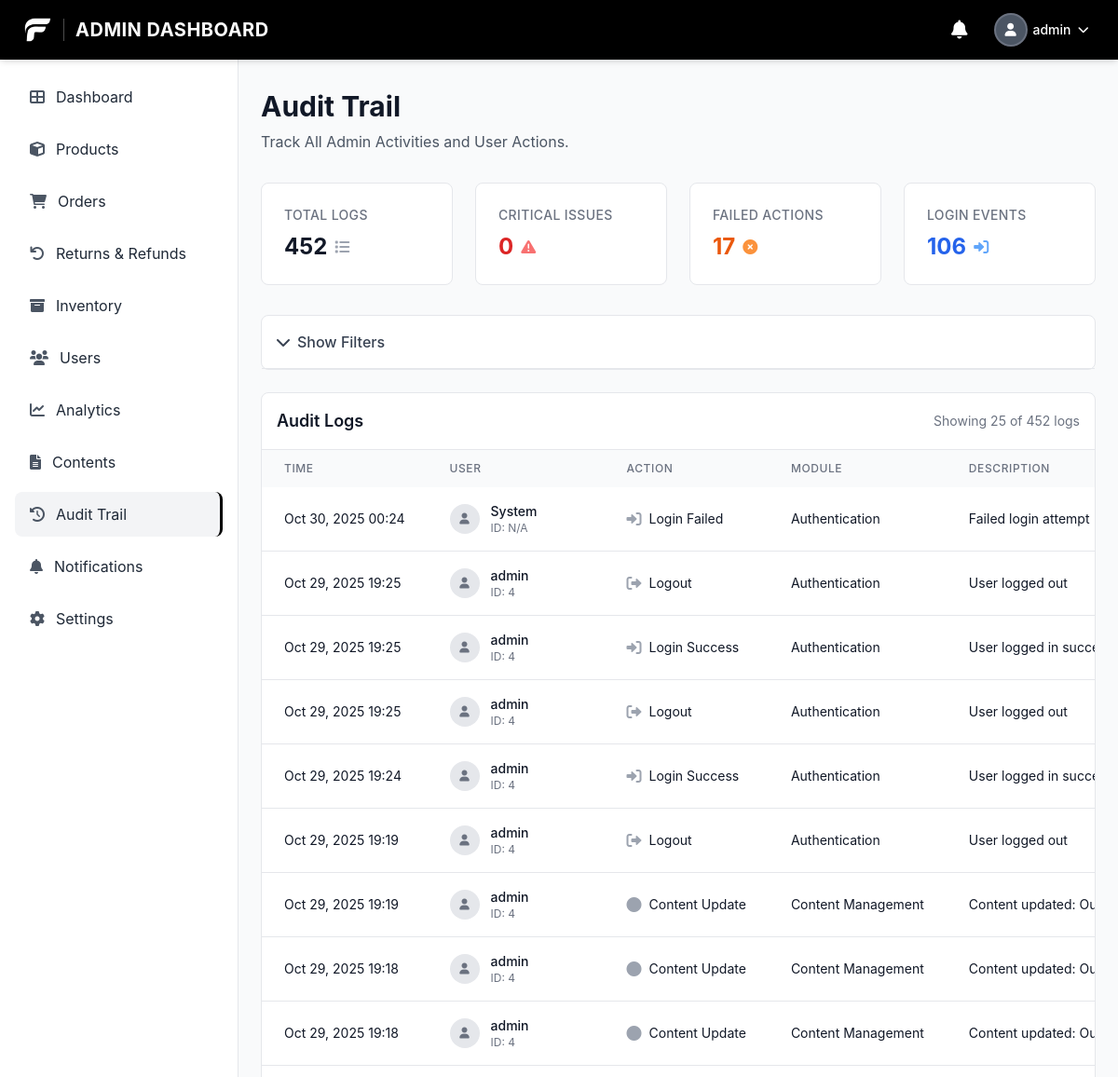
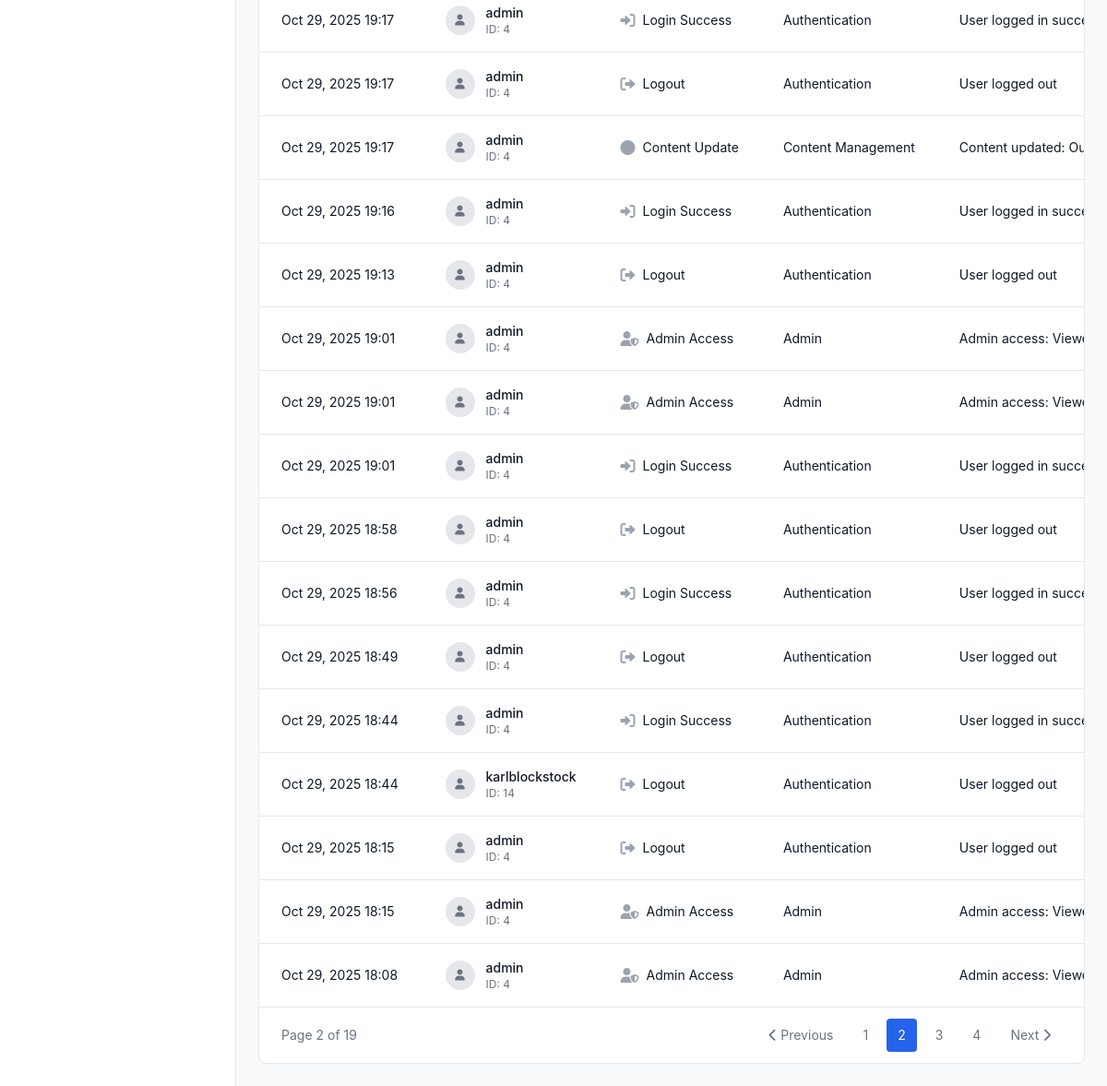
Page /admin/audit_logs.php?page=2 (signed in) on the committed database (2 pictures, top to bottom).
### tables this page shows
CREATE TABLE `audit_logs` (
  `audit_id` bigint(20) UNSIGNED NOT NULL,
  `user_id` bigint(20) UNSIGNED DEFAULT NULL COMMENT 'ID of the user who performed the action',
  `username` varchar(100) DEFAULT NULL COMMENT 'Username for quick reference',
  `action_type` enum('login_success','login_failed','logout','password_change','password_reset_request','password_reset_complete','profile_update','user_create','user_update','user_delete','user_status_change','product_create','product_update','product_delete','product_status_change','inventory_adjustment','order_create','order_update','order_status_change','order_cancel','order_refund','payment_process','payment_refund','promo_create','promo_update','promo_delete','promo_status_change','category_create','category_update','category_delete','subcategory_create','subcategory_update','subcategory_delete','shipping_fee_update','system_settings_change','admin_access','data_export','data_import','content_create','content_update','content_delete','content_archive','content_publish','other') NOT NULL COMMENT 'Type of action performed',
  `module` varchar(50) NOT NULL COMMENT 'Module/feature where action occurred (e.g., users, products, orders)',
  `description` text NOT NULL COMMENT 'Detailed description of the action',
  `old_values` longtext DEFAULT NULL COMMENT 'JSON of old values before change',
  `new_values` longtext DEFAULT NULL COMMENT 'JSON of new values after change',
  `ip_address` varchar(45) DEFAULT NULL COMMENT 'IP address of the user',
  `user_agent` text DEFAULT NULL COMMENT 'User agent string',
  `reference_id` bigint(20) UNSIGNED DEFAULT NULL COMMENT 'ID of the record being modified (e.g., product_id, order_id)',
  `reference_type` varchar(50) DEFAULT NULL COMMENT 'Type of reference (e.g., product, order, user)',
  `severity` enum('low','medium','high','critical') NOT NULL DEFAULT 'low' COMMENT 'Severity level of the action',
  `status` enum('success','failed','warning') NOT NULL DEFAULT 'success' COMMENT 'Status of the action',
  `created_at` timestamp NOT NULL DEFAULT current_timestamp()
);

### config/database.php (called while the page is built, shortened)
<?php
function getDBConnection() {
    try {
        $pdo = new PDO(
            "mysql:host=" . DB_HOST . ";dbname=" . DB_NAME . ";charset=utf8mb4",
            DB_USER,
            DB_PASS,
            [
                PDO::ATTR_ERRMODE => PDO::ERRMODE_EXCEPTION,
                PDO::ATTR_DEFAULT_FETCH_MODE => PDO::FETCH_ASSOC,
                PDO::ATTR_EMULATE_PREPARES => false
            ]
        );
        return $pdo;
    } catch (PDOException $e) {
        die("Database connection failed: " . $e->getMessage());
    }
}
?>

### config/audit_logger.php (called while the page is built, shortened)
<?php
require_once __DIR__ . '/database.php';
class AuditLogger {
    private $pdo;
    public function __construct() {
        $this->pdo = getDBConnection();
    }
    public function getLogs($filters = [], $limit = 50, $offset = 0) {
        $whereConditions = [];
        $params = [];
        $whereClause = !empty($whereConditions) ? 'WHERE ' . implode(' AND ', $whereConditions) : '';
        $sql = "
            SELECT al.*, u.username as user_username, u.email as user_email
            FROM audit_logs al
            LEFT JOIN users u ON al.user_id = u.user_id
            {$whereClause}
            ORDER BY al.created_at DESC
            LIMIT ? OFFSET ?
        ";
        $params[] = $limit;
        $params[] = $offset;
        $stmt = $this->pdo->prepare($sql);
        $stmt->execute($params);
        return $stmt->fetchAll();
    }
    public function getLogStats($filters = []) {
        $whereConditions = [];
        $params = [];
        $whereClause = !empty($whereConditions) ? 'WHERE ' . implode(' AND ', $whereConditions) : '';
        $sql = "
            SELECT
                COUNT(*) as total_logs,
                COUNT(CASE WHEN severity = 'critical' THEN 1 END) as critical_logs,
                COUNT(CASE WHEN severity = 'high' THEN 1 END) as high_logs,
                COUNT(CASE WHEN severity = 'medium' THEN 1 END) as medium_logs,
                COUNT(CASE WHEN severity = 'low' THEN 1 END) as low_logs,
                COUNT(CASE WHEN status = 'failed' THEN 1 END) as failed_logs,
                COUNT(CASE WHEN action_type LIKE '%login%' THEN 1 END) as login_logs,
                COUNT(CASE WHEN action_type LIKE '%delete%' THEN 1 END) as delete_logs
            FROM audit_logs
            {$whereClause}
        ";
        $stmt = $this->pdo->prepare($sql);
        $stmt->execute($params);
        return $stmt->fetch();
    }
}
?>

### admin/audit_logs.php (the view, shortened to what this page needs)
<?php
require_once '../config/database.php';
require_once '../config/audit_logger.php';
require_once '../includes/admin_sidebar.php';
$pdo = getDBConnection();
$auditLogger = new AuditLogger();
$auditLogger->logAdminAccess('Viewed audit logs', 'Accessed audit trail page');
$filters = [
    'user_id' => $_GET['user_id'] ?? '',
    'action_type' => $_GET['action_type'] ?? '',
    'module' => $_GET['module'] ?? '',
    'severity' => $_GET['severity'] ?? '',
    'date_from' => $_GET['date_from'] ?? '',
    'date_to' => $_GET['date_to'] ?? '',
    'search' => $_GET['search'] ?? ''
];
$filters = array_filter($filters, function($value) {
    return $value !== '';
});
$page = max(1, (int)($_GET['page'] ?? 1));
$limit = 25;
$offset = ($page - 1) * $limit;
$logs = $auditLogger->getLogs($filters, $limit, $offset);
$stats = $auditLogger->getLogStats($filters);
$countSql = "SELECT COUNT(*) FROM audit_logs";
$countParams = [];
$countStmt = $pdo->prepare($countSql);
$countStmt->execute($countParams);
$totalLogs = $countStmt->fetchColumn();
$totalPages = ceil($totalLogs / $limit);
function getActionTypeIcon($actionType) {
    if (strpos($actionType, 'login') !== false) return 'fas fa-sign-in-alt';
    if (strpos($actionType, 'logout') !== false) return 'fas fa-sign-out-alt';
    if (strpos($actionType, 'admin') !== false) return 'fas fa-user-shield';
    return 'fas fa-circle';
}
?>
<!DOCTYPE html>
<html lang="en">
<head>
    <script src="https://cdn.tailwindcss.com"></script>
    <link href="https://cdnjs.cloudflare.com/ajax/libs/font-awesome/6.0.0/css/all.min.css" rel="stylesheet">
    <link rel="stylesheet" href="../css/style.css">
</head>
<body class="font-body bg-gray-50">
    <?php require_once '../includes/admin_header.php'; ?>
    <main class="ml-64 pt-16 pb-6 px-6 pt-24">
        <div class="mb-8">
            <h1 class="text-3xl font-bold text-gray-900 mb-2">Audit Trail</h1>
            <p class="text-gray-600">Track All Admin Activities and User Actions.</p>
        </div>
        <div class="grid grid-cols-1 md:grid-cols-2 lg:grid-cols-4 gap-6 mb-8">
            <div class="stats-card bg-white rounded-lg p-6">
                <div class="flex items-center justify-between">
                    <div>
                        <h3 class="text-sm font-medium text-gray-500 uppercase tracking-wide">Total Logs</h3>
                        <div class="flex items-center mt-2">
                            <span class="text-2xl font-bold text-gray-900"><?php echo number_format($stats['total_logs']); ?></span>
                            <i class="fas fa-list text-gray-400 ml-2"></i>
                        </div>
                    </div>
                </div>
            </div>
            <div class="stats-card bg-white rounded-lg p-6">
                <div class="flex items-center justify-between">
                    <div>
                        <h3 class="text-sm font-medium text-gray-500 uppercase tracking-wide">Critical Issues</h3>
                        <div class="flex items-center mt-2">
                            <span class="text-2xl font-bold text-red-600"><?php echo number_format($stats['critical_logs']); ?></span>
                            <i class="fas fa-exclamation-triangle text-red-400 ml-2"></i>
                        </div>
                    </div>
                </div>
            </div>
            <div class="stats-card bg-white rounded-lg p-6">
                <div class="flex items-center justify-between">
                    <div>
                        <h3 class="text-sm font-medium text-gray-500 uppercase tracking-wide">Failed Actions</h3>
                        <div class="flex items-center mt-2">
                            <span class="text-2xl font-bold text-orange-600"><?php echo number_format($stats['failed_logs']); ?></span>
                            <i class="fas fa-times-circle text-orange-400 ml-2"></i>
                        </div>
                    </div>
                </div>
            </div>
            <div class="stats-card bg-white rounded-lg p-6">
                <div class="flex items-center justify-between">
                    <div>
                        <h3 class="text-sm font-medium text-gray-500 uppercase tracking-wide">Login Events</h3>
                        <div class="flex items-center mt-2">
                            <span class="text-2xl font-bold text-blue-600"><?php echo number_format($stats['login_logs']); ?></span>
                            <i class="fas fa-sign-in-alt text-blue-400 ml-2"></i>
                        </div>
                    </div>
                </div>
            </div>
        </div>
        <div class="bg-white rounded-lg border border-gray-200 mb-6">
            <div class="p-4 border-b border-gray-200">
                <button id="toggleFiltersBtn" onclick="toggleFilters()" class="flex items-center text-gray-700 hover:text-gray-900 font-medium">
                    <i class="fas fa-chevron-down mr-2"></i>Show Filters
                </button>
            </div>
        </div>
        <div class="bg-white rounded-lg border border-gray-200 overflow-hidden">
            <div class="p-4 border-b border-gray-200 flex items-center justify-between">
                <h3 class="text-lg font-semibold text-gray-900">Audit Logs</h3>
                <div class="text-sm text-gray-500">
                    Showing <?php echo count($logs); ?> of <?php echo number_format($totalLogs); ?> logs
                </div>
            </div>
            <?php if (empty($logs)): ?>
                <div class="text-center py-12">
                    <i class="fas fa-history text-4xl text-gray-300 mb-4"></i>
                    <p class="text-gray-500 text-lg">No audit logs found</p>
                    <p class="text-gray-400 text-sm">Try adjusting your filters or check back later</p>
                </div>
            <?php else: ?>
                <div class="overflow-x-auto">
                    <table class="w-full">
                        <thead class="bg-gray-50">
                            <tr>
                                <th class="px-6 py-3 text-left text-xs font-medium text-gray-500 uppercase tracking-wider">Time</th>
                                <th class="px-6 py-3 text-left text-xs font-medium text-gray-500 uppercase tracking-wider">User</th>
                                <th class="px-6 py-3 text-left text-xs font-medium text-gray-500 uppercase tracking-wider">Action</th>
                                <th class="px-6 py-3 text-left text-xs font-medium text-gray-500 uppercase tracking-wider">Module</th>
                                <th class="px-6 py-3 text-left text-xs font-medium text-gray-500 uppercase tracking-wider">Description</th>
                            </tr>
                        </thead>
                        <tbody class="bg-white divide-y divide-gray-200">
                            <?php foreach ($logs as $log): ?>
                                <tr class="log-row">
                                    <td class="px-6 py-4 whitespace-nowrap text-sm text-gray-900">
                                        <?php echo date('M j, Y H:i', strtotime($log['created_at'])); ?>
                                    </td>
                                    <td class="px-6 py-4 whitespace-nowrap">
                                        <div class="flex items-center">
                                            <div class="w-8 h-8 bg-gray-200 rounded-full flex items-center justify-center mr-3">
                                                <i class="fas fa-user text-gray-500 text-xs"></i>
                                            </div>
                                            <div>
                                                <div class="text-sm font-medium text-gray-900">
                                                    <?php echo htmlspecialchars($log['username'] ?: 'System'); ?>
                                                </div>
                                                <div class="text-xs text-gray-500">
                                                    ID: <?php echo $log['user_id'] ?: 'N/A'; ?>
                                                </div>
                                            </div>
                                        </div>
                                    </td>
                                    <td class="px-6 py-4 whitespace-nowrap">
                                        <div class="flex items-center">
                                            <i class="<?php echo getActionTypeIcon($log['action_type']); ?> text-gray-400 mr-2"></i>
                                            <span class="text-sm text-gray-900">
                                                <?php echo ucwords(str_replace('_', ' ', $log['action_type'])); ?>
                                            </span>
                                        </div>
                                    </td>
                                    <td class="px-6 py-4 whitespace-nowrap text-sm text-gray-900">
                                        <?php echo ucwords(str_replace('_', ' ', $log['module'])); ?>
                                    </td>
                                    <td class="px-6 py-4 text-sm text-gray-900 max-w-xs truncate">
                                        <?php echo htmlspecialchars($log['description']); ?>
                                    </td>
                                </tr>
                            <?php endforeach; ?>
                        </tbody>
                    </table>
                </div>
                <?php if ($totalPages > 1): ?>
                    <div class="px-6 py-3 border-t border-gray-200 flex items-center justify-between">
                        <div class="text-sm text-gray-500">
                            Page <?php echo $page; ?> of <?php echo $totalPages; ?>
                        </div>
                        <div class="flex items-center space-x-2">
                            <?php if ($page > 1): ?>
                                <a href="?<?php echo http_build_query(array_merge($_GET, ['page' => $page - 1])); ?>" class="px-3 py-2 text-sm text-gray-500 hover:text-gray-700 hover:bg-gray-100 rounded">
                                    <i class="fas fa-chevron-left"></i> Previous
                                </a>
                            <?php endif; ?>
                            <?php for ($i = max(1, $page - 2); $i <= min($totalPages, $page + 2); $i++): ?>
                                <a href="?<?php echo http_build_query(array_merge($_GET, ['page' => $i])); ?>" class="px-3 py-2 text-sm <?php echo $i == $page ? 'bg-blue-600 text-white' : 'text-gray-500 hover:text-gray-700 hover:bg-gray-100'; ?> rounded">
                                    <?php echo $i; ?>
                                </a>
                            <?php endfor; ?>
                            <?php if ($page < $totalPages): ?>
                                <a href="?<?php echo http_build_query(array_merge($_GET, ['page' => $page + 1])); ?>" class="px-3 py-2 text-sm text-gray-500 hover:text-gray-700 hover:bg-gray-100 rounded">
                                    Next <i class="fas fa-chevron-right"></i>
                                </a>
                            <?php endif; ?>
                        </div>
                    </div>
                <?php endif; ?>
            <?php endif; ?>
        </div>
    </main>
</body>
</html>

### rows in the picture
audit_logs: created_at "Oct 30, 2025 00:24", username "System", user "N/A", action_type "Login Failed", module "Authentication", description "Failed login attempt"
audit_logs: created_at "Oct 29, 2025 19:25", username "admin", user "4", action_type "Logout", module "Authentication", description "User logged out"
audit_logs: created_at "Oct 29, 2025 19:25", username "admin", user "4", action_type "Login Success", module "Authentication", description "User logged in…"
audit_logs: created_at "Oct 29, 2025 19:25", username "admin", user "4", action_type "Logout", module "Authentication", description "User logged out"
audit_logs: created_at "Oct 29, 2025 19:24", username "admin", user "4", action_type "Login Success", module "Authentication", description "User logged in…"
audit_logs: created_at "Oct 29, 2025 19:19", username "admin", user "4", action_type "Logout", module "Authentication", description "User logged out"
audit_logs: created_at "Oct 29, 2025 19:19", username "admin", user "4", action_type "Content Update", module "Content Management", description "Content updated: Our Mission & Vision…"
audit_logs: created_at "Oct 29, 2025 19:18", username "admin", user "4", action_type "Content Update", module "Content Management", description "Content updated: Our Mission & Vision…"
audit_logs: created_at "Oct 29, 2025 19:18", username "admin", user "4", action_type "Content Update", module "Content Management", description "Content updated: Our Mission & Vision…"
audit_logs: created_at "Oct 29, 2025 19:17", username "admin", user "4", action_type "Login Success", module "Authentication", description "User logged in…"
audit_logs: created_at "Oct 29, 2025 19:17", username "admin", user "4", action_type "Logout", module "Authentication", description "User logged out"
audit_logs: created_at "Oct 29, 2025 19:17", username "admin", user "4", action_type "Content Update", module "Content Management", description "Content updated: Our Mission & Vision…"
audit_logs: created_at "Oct 29, 2025 19:16", username "admin", user "4", action_type "Login Success", module "Authentication", description "User logged in…"
audit_logs: created_at "Oct 29, 2025 19:13", username "admin", user "4", action_type "Logout", module "Authentication", description "User logged out"
audit_logs: created_at "Oct 29, 2025 19:01", username "admin", user "4", action_type "Admin Access", module "Admin", description "Admin access: Viewed audit logs - Acc…"
audit_logs: created_at "Oct 29, 2025 19:01", username "admin", user "4", action_type "Admin Access", module "Admin", description "Admin access: Viewed audit logs - Acc…"
audit_logs: created_at "Oct 29, 2025 19:01", username "admin", user "4", action_type "Login Success", module "Authentication", description "User logged in…"
audit_logs: created_at "Oct 29, 2025 18:58", username "admin", user "4", action_type "Logout", module "Authentication", description "User logged out"
audit_logs: created_at "Oct 29, 2025 18:56", username "admin", user "4", action_type "Login Success", module "Authentication", description "User logged in…"
audit_logs: created_at "Oct 29, 2025 18:49", username "admin", user "4", action_type "Logout", module "Authentication", description "User logged out"
audit_logs: created_at "Oct 29, 2025 18:44", username "admin", user "4", action_type "Login Success", module "Authentication", description "User logged in…"
audit_logs: created_at "Oct 29, 2025 18:44", username "karlblockstock", user "14", action_type "Logout", module "Authentication", description "User logged out"
audit_logs: created_at "Oct 29, 2025 18:15", username "admin", user "4", action_type "Logout", module "Authentication", description "User logged out"
audit_logs: created_at "Oct 29, 2025 18:15", username "admin", user "4", action_type "Admin Access", module "Admin", description "Admin access: Viewed audit logs - Acc…"
audit_logs: created_at "Oct 29, 2025 18:08", username "admin", user "4", action_type "Admin Access", module "Admin", description "Admin access: Viewed audit logs - Acc…"

### other values in the picture
$_SESSION['username'] "admin"
$item['text'] "Dashboard"
$item['text'] "Products"
$item['text'] "Orders"
$item['text'] "Returns & Refunds"
$item['text'] "Inventory"
$item['text'] "Users"
$item['text'] "Analytics"
$item['text'] "Contents"
$item['text'] "Audit Trail"
$item['text'] "Notifications"
$item['text'] "Settings"
$stats['total_logs'] "452"
$stats['critical_logs'] "0"
$stats['failed_logs'] "17"
